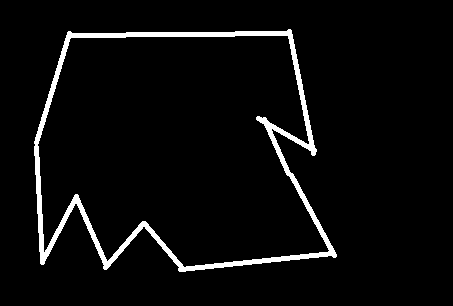
#> input picture assets/contours2.png, 453 x 306 px
$ python '轮廓特征.py'   (older library calls are emulated)
#> lines starting #> are read from the running program, lines starting #| are printed output that depends on the picture; after the words box and inside, x2 and y2 are one past the last pixel; in counts of white or black regions, pixels touching at a corner belong together
import cv2 as cv
import numpy as np
from matplotlib import pyplot as plt

# 轮廓正常展示
img = cv.imread('../assets/contours2.png')
#> img is the input picture: shape (306, 453, 3); 4.3% white; 1 white region, box (x1, y1, x2, y2) and area: (34, 29, 337, 272) 6022
gray = cv.cvtColor(img, cv.COLOR_BGR2GRAY)
#> gray: shape (306, 453); 4.3% white; 1 white region
ret, thresh = cv.threshold(gray, 127, 255, cv.THRESH_BINARY)  # 大于17的取255，小于127的取0
binary, contours, hierarchy = cv.findContours(thresh, cv.RETR_TREE, cv.CHAIN_APPROX_NONE)
#> contours = 2 contours; box (x1, y1, x2, y2) and area: (34, 29, 337, 272) 57436, (37, 35, 330, 268) 52526
draw_img1 = img.copy()  # 若不用拷贝后的，而是用原图画轮廓，则画轮廓图绘把原始的输入图像重写，覆盖掉
res1 = cv.drawContours(draw_img1, contours, -1, (0, 0, 255), 2)
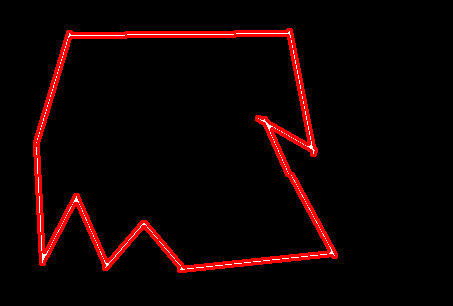
#> res1: shape (306, 453, 3); mean B, G, R 1.7, 1.7, 16.3

plt.subplot(2, 2, 1), plt.imshow(res1, cmap='gray')
plt.title('正常'), plt.xticks([]), plt.yticks([])

cnt = contours[0]
#> cnt = contour of 1133 points, box (x1, y1, x2, y2) (34, 29, 337, 272), area 57436

# 轮廓近似展示
epsilon = 0.05 * cv.arcLength(cnt, True)  # 周长的百分比，这里用 0.1 的周长作阈值
#> epsilon = 63.3
approx = cv.approxPolyDP(cnt, epsilon, True)  # 第二个参数为阈值
#> approx = [[291, 30], [68, 31], [40, 263], [335, 257]]
draw_img2 = img.copy()
res2 = cv.drawContours(draw_img2, [approx], -1, (0, 0, 255), 2)
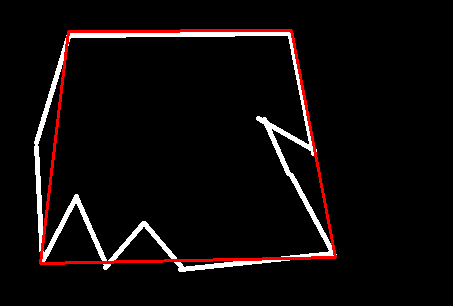
#> res2: shape (306, 453, 3); mean B, G, R 9.6, 9.6, 15
plt.subplot(2, 2, 2), plt.imshow(res2, cmap='gray')
plt.title('近似展示'), plt.xticks([]), plt.yticks([])

# 外接矩形
draw_img3 = img.copy()
x, y, w, h = cv.boundingRect(cnt)  # 可以得到矩形四个坐标点的相关信息
#> x = 34; y = 29; w = 303; h = 243
res3 = cv.rectangle(draw_img3, (x, y), (x + w, y + h), (0, 255), 2)
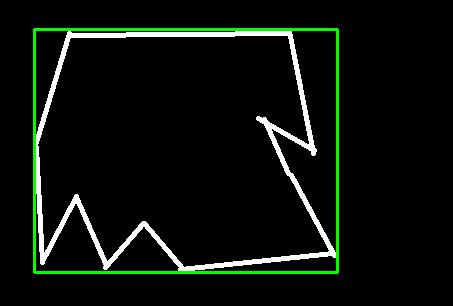
#> res3: shape (306, 453, 3); mean B, G, R 11, 17, 11
plt.subplot(2, 2, 3), plt.imshow(res3, cmap='gray')
plt.title('外接矩形'), plt.xticks([]), plt.yticks([])


hull = cv.convexHull(cnt)
#> hull = contour of 22 points, box (x1, y1, x2, y2) (34, 29, 337, 272), area 64254
draw_img4 = img.copy()
res4 = cv.drawContours(draw_img4, [hull], -1, (0, 0, 255), 2)
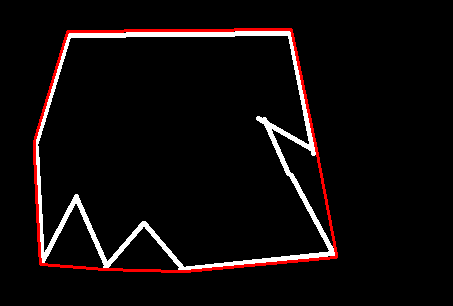
#> res4: shape (306, 453, 3); mean B, G, R 9.9, 9.9, 15.3
plt.subplot(2, 2, 4), plt.imshow(res4, cmap='gray')
plt.title('凸包算法'), plt.xticks([]), plt.yticks([])

plt.show()
#> figure, not shown here; B, G, R data is drawn as R, G, B
